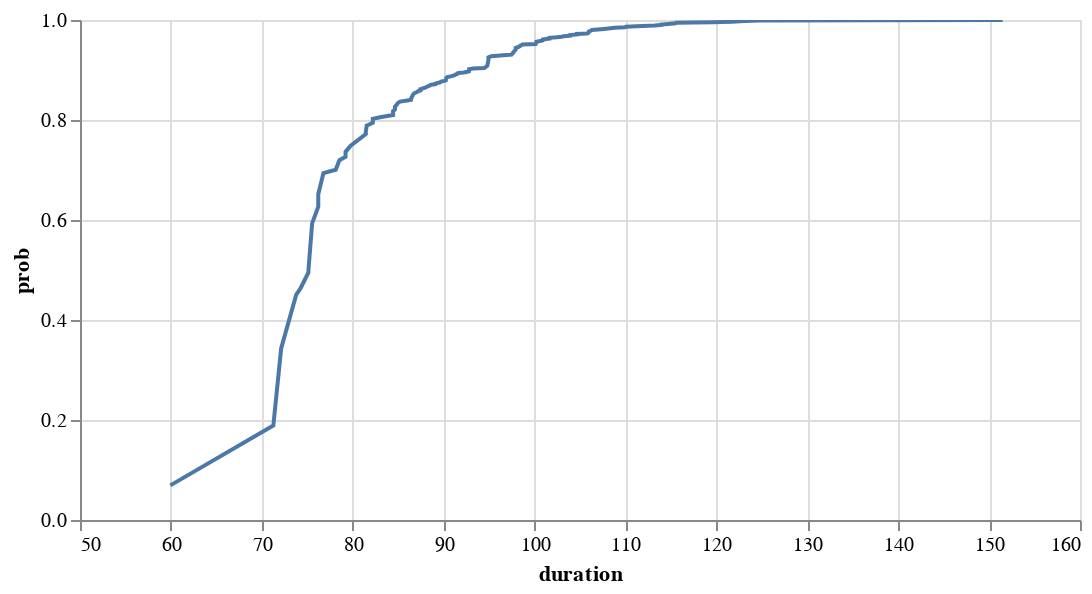

This figure's notebook cell:
### Code cell
fig = plot_ECDF(df)
fig.interactive()

### Figure 1 — Vega-Lite specification as saved in the notebook (floating-point values rounded to 4 significant figures)
{"config": {"view": {"continuousWidth": 400, "continuousHeight": 300}}, "data": {"name": "data-c32db86348ac16a28e595046007f8443"}, "mark": "line", "encoding": {"x": {"field": "duration", "type": "quantitative"}, "y": {"field": "prob", "type": "quantitative"}}, "height": 250, "selection": {"selector002": {"type": "interval", "bind": "scales", "encodings": ["x", "y"]}}, "width": 500, "$schema": "https://vega.github.io/schema/vega-lite/v4.17.0.json", "datasets": {"data-c32db86348ac16a28e595046007f8443": [{"duration": 59.94, "prob": 0.06927}, {"duration": 71.27, "prob": 0.1888}, {"duration": 72.13, "prob": 0.343}, {"duration": 73.78, "prob": 0.4503}, {"duration": 74.27, "prob": 0.4637}, {"duration": 75.13, "prob": 0.495}, {"duration": 75.13, "prob": 0.4994}, {"duration": 75.53, "prob": 0.5933}, {"duration": 76.21, "prob": 0.6268}, {"duration": 76.21, "prob": 0.6514}, {"duration": 76.78, "prob": 0.6939}, {"duration": 78.13, "prob": 0.7006}, {"duration": 78.53, "prob": 0.7196}, {"duration": 79.21, "prob": 0.7263}, {"duration": 79.21, "prob": 0.7363}, {"duration": 79.78, "prob": 0.7486}, {"duration": 81.44, "prob": 0.7721}, {"duration": 81.44, "prob": 0.7765}, {"duration": 81.53, "prob": 0.7888}, {"duration": 82.21, "prob": 0.7944}, {"duration": 82.21, "prob": 0.8022}, {"duration": 83.0, "prob": 0.8056}, {"duration": 84.44, "prob": 0.8101}, {"duration": 84.44, "prob": 0.8179}, {"duration": 84.53, "prob": 0.819}, {"duration": 84.65, "prob": 0.8212}, {"duration": 84.65, "prob": 0.8268}, {"duration": 84.78, "prob": 0.8291}, {"duration": 85.0, "prob": 0.8346}, {"duration": 85.21, "prob": 0.8369}, {"duration": 86.0, "prob": 0.8391}, {"duration": 86.41, "prob": 0.8402}, {"duration": 86.41, "prob": 0.8425}, {"duration": 86.57, "prob": 0.848}, {"duration": 86.65, "prob": 0.8514}, {"duration": 86.78, "prob": 0.8536}, {"duration": 87.08, "prob": 0.8559}, {"duration": 87.21, "prob": 0.8581}, {"duration": 87.44, "prob": 0.8592}, {"duration": 87.44, "prob": 0.8615}, {"duration": 87.78, "prob": 0.8637}, {"duration": 88.0, "prob": 0.8648}, {"duration": 88.21, "prob": 0.867}, {"duration": 88.54, "prob": 0.8693}, {"duration": 88.57, "prob": 0.8704}, {"duration": 89.08, "prob": 0.8715}, {"duration": 89.08, "prob": 0.8726}, {"duration": 89.25, "prob": 0.8737}, {"duration": 89.57, "prob": 0.8749}, {"duration": 89.65, "prob": 0.876}, {"duration": 89.78, "prob": 0.8771}, {"duration": 90.08, "prob": 0.8782}, {"duration": 90.25, "prob": 0.8793}, {"duration": 90.29, "prob": 0.8838}, {"duration": 90.44, "prob": 0.886}, {"duration": 90.78, "prob": 0.8872}, {"duration": 91.15, "prob": 0.8894}, {"duration": 91.54, "prob": 0.8927}, {"duration": 91.57, "prob": 0.8939}, {"duration": 92.21, "prob": 0.895}, {"duration": 92.48, "prob": 0.8961}, {"duration": 92.78, "prob": 0.8972}, {"duration": 92.8, "prob": 0.9017}, {"duration": 93.25, "prob": 0.9028}, {"duration": 94.48, "prob": 0.9039}, {"duration": 94.55, "prob": 0.905}, {"duration": 94.8, "prob": 0.9084}, {"duration": 94.93, "prob": 0.9196}, {"duration": 94.93, "prob": 0.9251}, {"duration": 95.23, "prob": 0.9274}, {"duration": 96.55, "prob": 0.9296}, {"duration": 97.48, "prob": 0.9307}, {"duration": 97.93, "prob": 0.9408}, {"duration": 97.93, "prob": 0.9441}, {"duration": 98.08, "prob": 0.9453}, {"duration": 98.25, "prob": 0.9464}, {"duration": 98.67, "prob": 0.9508}, {"duration": 100.1, "prob": 0.952}, {"duration": 100.2, "prob": 0.9553}, {"duration": 100.2, "prob": 0.9564}, {"duration": 100.5, "prob": 0.9575}, {"duration": 100.8, "prob": 0.9587}, {"duration": 100.9, "prob": 0.9598}, {"duration": 100.9, "prob": 0.9609}, {"duration": 101.7, "prob": 0.9631}, {"duration": 101.7, "prob": 0.9642}, {"duration": 102.5, "prob": 0.9654}, {"duration": 102.9, "prob": 0.9665}, {"duration": 103.2, "prob": 0.9676}, {"duration": 103.9, "prob": 0.9687}, {"duration": 103.9, "prob": 0.9698}, {"duration": 104.7, "prob": 0.9709}, {"duration": 104.7, "prob": 0.9721}, {"duration": 105.8, "prob": 0.9732}, {"duration": 105.9, "prob": 0.9743}, {"duration": 106.0, "prob": 0.9765}, {"duration": 106.2, "prob": 0.9788}, {"duration": 106.3, "prob": 0.9799}, {"duration": 107.7, "prob": 0.9821}, {"duration": 108.8, "prob": 0.9844}, {"duration": 109.9, "prob": 0.9855}, {"duration": 110.0, "prob": 0.9866}, {"duration": 111.2, "prob": 0.9877}, {"duration": 113.2, "prob": 0.9888}, {"duration": 113.9, "prob": 0.9899}, {"duration": 113.9, "prob": 0.9911}, {"duration": 114.7, "prob": 0.9922}, {"duration": 115.5, "prob": 0.9933}, {"duration": 115.6, "prob": 0.9944}, {"duration": 119.7, "prob": 0.9955}, {"duration": 121.7, "prob": 0.9966}, {"duration": 123.1, "prob": 0.9978}, {"duration": 124.7, "prob": 0.9989}, {"duration": 151.5, "prob": 1.0}]}}
